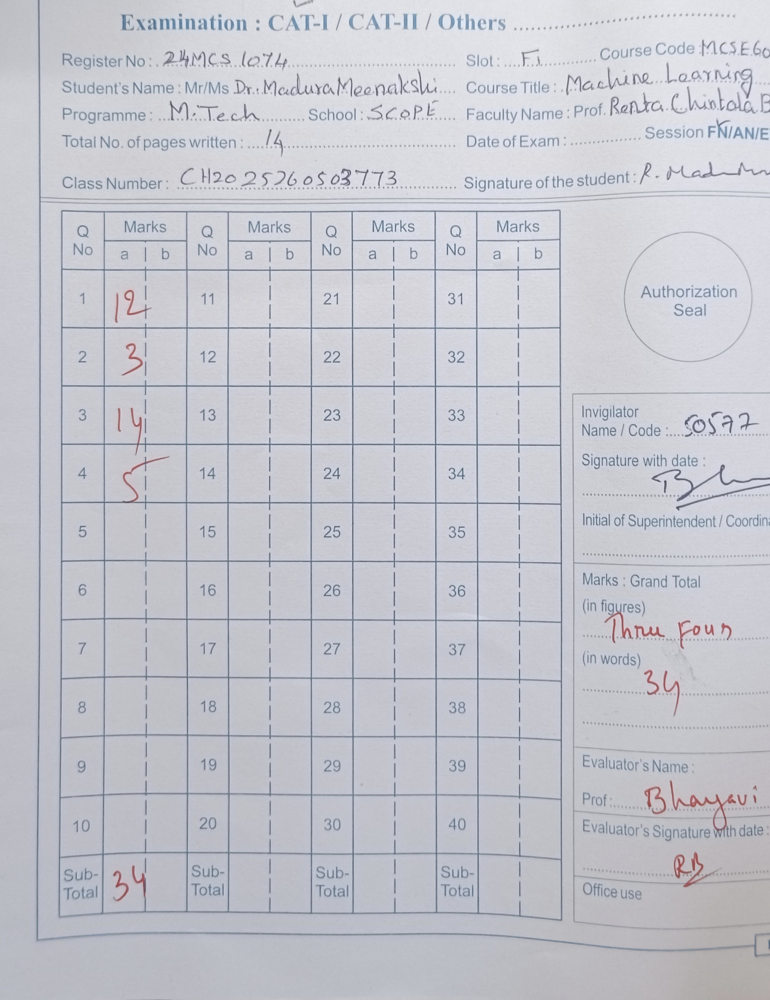
#> input picture grade_eval/assets/template.png, 1540 x 2000 px (shown at 1/2 size); its folder holds only this picture in this run
$ python -i make_label_sheet.py   (imports and definitions only)
#> lines starting #> are read from the running program, lines starting #| are printed output that depends on the picture
### grade_eval/vision/preprocess.py
import cv2
import numpy as np

MAX_SIDE = 2000


def load_image(path_or_bytes) -> np.ndarray:
    """Read an image (path or raw bytes), apply EXIF-free decode, and cap the long side."""
#> called with path_or_bytes = '../grade_eval/assets/template.png'
    if isinstance(path_or_bytes, (bytes, bytearray)):
        img = cv2.imdecode(np.frombuffer(path_or_bytes, np.uint8), cv2.IMREAD_COLOR)
    else:
        img = cv2.imdecode(np.fromfile(str(path_or_bytes), np.uint8), cv2.IMREAD_COLOR)
#> img is the input picture: shape (2000, 1540, 3); mean B, G, R 205.3, 197.5, 196.4
    if img is None:
        raise ValueError("could not decode image")
    h, w = img.shape[:2]
#> h = 2000; w = 1540
    scale = MAX_SIDE / max(h, w)
#> scale = 1
    if scale < 1:
        img = cv2.resize(img, (round(w * scale), round(h * scale)), interpolation=cv2.INTER_AREA)
    return img


# [58 lines left out: functions line_mask, _split_line_masks, _hline_segments, find_grid_corners, not called in this run]


GRID_W, GRID_H = 1000, 1420


# [4 lines left out: function warp_grid, not called in this run]

### grade_eval/vision/layout.py
"""Align a photo of the cover page to the reference template and cut out the marks cells."""
from dataclasses import dataclass
from pathlib import Path

import cv2
import numpy as np

TEMPLATE_PATH = Path(__file__).resolve().parent.parent / "assets" / "template.png"
MIN_INLIERS = 30
import os
ALIGN_UP = os.environ.get("GRADE_ALIGN_UP", "1") == "1"      # upscale small / re-compressed photos before matching (WhatsApp-sized copies failed otherwise)
UP_TO = 2000

# Measured on the template image (see make_template.py). Row boundaries: 10 question rows + sub-total row.
ROW_Y = [539, 656, 772, 888, 1005, 1122, 1239, 1356, 1472, 1588, 1706, 1825]
# Per group of 10 questions: x of (Q-No left edge, a left, b left, b right).
GROUP_X = [(122, 208, 290, 373), (373, 456, 539, 622), (622, 705, 788, 871), (871, 954, 1037, 1121)]
# Header band (printed name/register fields) in template coordinates, as (x0, y0, x1, y1).
REGISTER_BOX = (190, 105, 700, 150)
NAME_BOX = (360, 150, 700, 190)

_sift = cv2.SIFT_create(nfeatures=5000)
_template = None


def _gray(img):
    g = cv2.cvtColor(img, cv2.COLOR_BGR2GRAY)
    return cv2.createCLAHE(clipLimit=2.0, tileGridSize=(8, 8)).apply(g)
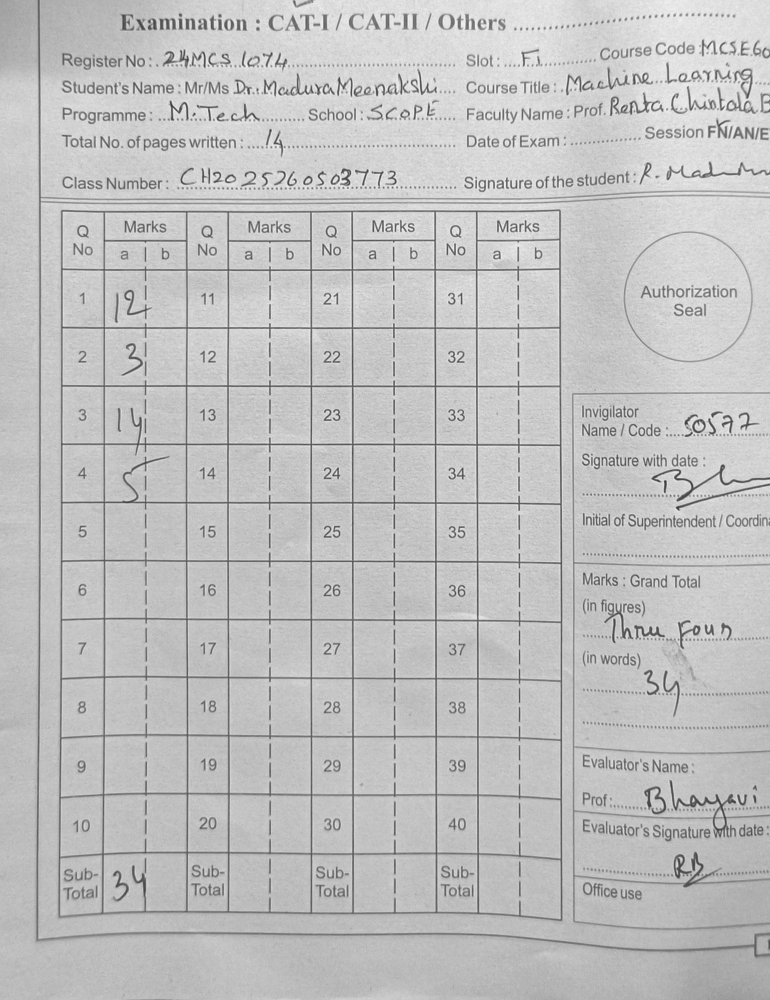
#> returned value: shape (2000, 1540) (shown at 1/2 size); min 50, max 244, mean 192.4


def _get_template():
    global _template
    if _template is None:
        img = cv2.imread(str(TEMPLATE_PATH))
        kp, des = _sift.detectAndCompute(_gray(img), None)
#> kp = 5001 keypoints; strongest (x, y, size): (1356, 1016, 5.1), (541, 261, 3.3), (726, 368, 3.1), (389, 228, 3.3)
        _template = (img, kp, des)
    return _template


@dataclass
class Alignment:
    image: np.ndarray   # photo warped into template coordinates
    inliers: int
    H: np.ndarray | None = None   # photo -> template homography


def align(img: np.ndarray) -> Alignment | None:
    """Warp the photo into the template frame, or None if the page can't be matched."""
    tpl, tkp, tdes = _get_template()
#> tkp has the same summary as kp in _get_template
    if ALIGN_UP:
        h0, w0 = img.shape[:2]; k = UP_TO / max(h0, w0)
#> after `h0, w0 = img.shape[:2]`: h0 = 2000; w0 = 1540
#> after `k = UP_TO / max(h0, w0)`: k = 1
        if k > 1.05:
            img = cv2.resize(img, (round(w0 * k), round(h0 * k)), interpolation=cv2.INTER_CUBIC)
    kp, des = _sift.detectAndCompute(_gray(img), None)
    if des is None or len(kp) < MIN_INLIERS:
        return None
    pairs = cv2.BFMatcher().knnMatch(des, tdes, k=2)
#> pairs = 5001 matches
    good = [m for m, n in (p for p in pairs if len(p) == 2) if m.distance < 0.75 * n.distance]
#> good = 5001 matches
    if len(good) < MIN_INLIERS:
        return None
    src = np.float32([kp[m.queryIdx].pt for m in good])
#> src = 5001 pairs, first value 123.7 to 1535.7, second value 29.12 to 1804.2
    dst = np.float32([tkp[m.trainIdx].pt for m in good])
#> dst has the same summary as src
    H, mask = cv2.findHomography(src, dst, cv2.RANSAC, 4.0)
#> H = [[1, 1.92e-15, -2.74e-12], [-1.22e-15, 1, -1.11e-12], [-8.47e-19, 2.55e-18, 1]]; mask = 5001 values from 1 to 1
    if H is None or int(mask.sum()) < MIN_INLIERS:
        return None
    th, tw = tpl.shape[:2]
#> th = 2000; tw = 1540
    return Alignment(cv2.warpPerspective(img, H, (tw, th), flags=cv2.INTER_CUBIC), int(mask.sum()), H)


# [12 lines left out: function cell_boxes, not called in this run]


def crop(img: np.ndarray, box, pad: int = 0) -> np.ndarray:
    x0, y0, x1, y1 = box
    return img[y0 - pad:y1 + pad, x0 - pad:x1 + pad]

### scripts/make_label_sheet.py
"""Build label-helper panels: header strip + marks table per sheet, several sheets per image.

Usage: python scripts/make_label_sheet.py [out_dir] [--all] [--per-image N]
By default only sheets missing from data/labels.csv are included.
"""
import csv
import sys
from pathlib import Path

import cv2
import numpy as np

sys.path.insert(0, str(Path(__file__).resolve().parents[1]))
from grade_eval.vision import layout
from grade_eval.vision.preprocess import load_image

ROOT = Path(__file__).resolve().parents[1]
HEADER = (100, 95, 760, 205)       # register no + name, template coords
TABLE = (100, 520, 1135, 1835)     # full marks table incl. sub-total row
W = 900


def panel(path: Path) -> np.ndarray:
    img = load_image(path)
    res = layout.align(img)
    if res is None:  # unaligned: show the whole photo so it can still be read by eye
        h = int(img.shape[0] * W / img.shape[1])
        body = cv2.resize(img, (W, h))
        tag = "UNALIGNED"
    else:
        a = res.image
        hx0, hy0, hx1, hy1 = HEADER
        tx0, ty0, tx1, ty1 = TABLE
        head = a[hy0:hy1, hx0:hx1]
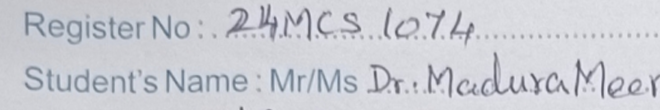
#> head: shape (110, 660, 3); mean B, G, R 211.4, 204.6, 202.8
        tab = a[ty0:ty1, tx0:tx1]
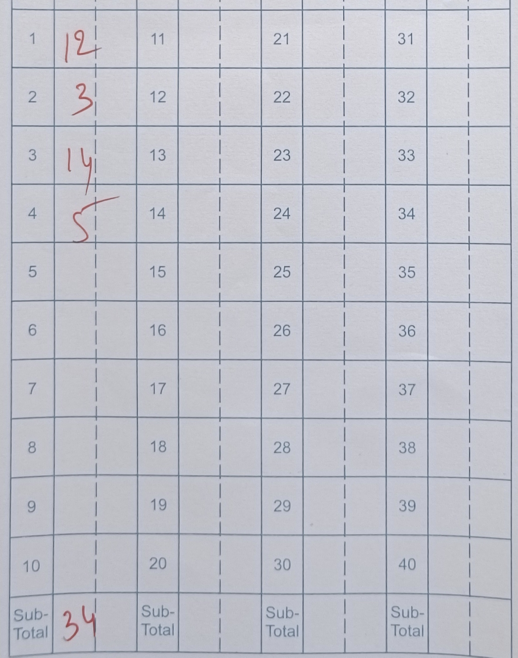
#> tab: shape (1315, 1035, 3) (shown at 1/2 size); mean B, G, R 202.8, 194.1, 192.6
        head = cv2.resize(head, (W, int(head.shape[0] * W / head.shape[1])))
#> head: shape (150, 900, 3)
        tab = cv2.resize(tab, (W, int(tab.shape[0] * W / tab.shape[1])))
#> tab: shape (1143, 900, 3)
        body = np.vstack([head, tab])
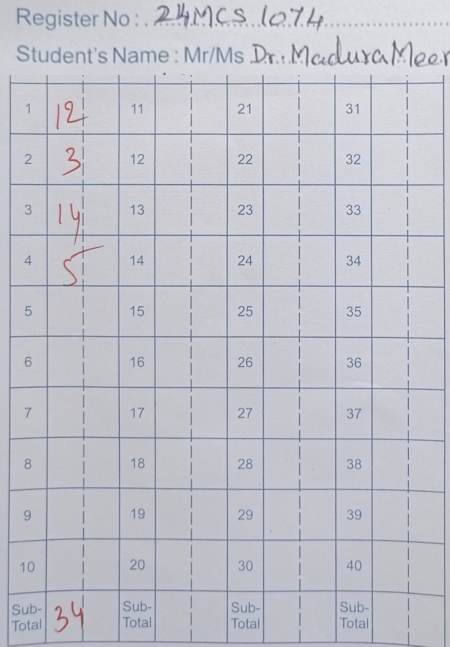
#> body: shape (1293, 900, 3) (shown at 1/2 size); mean B, G, R 203.7, 195.2, 193.7
        tag = ""
#> (the run stopped early here; a loop or call above may not have finished)
